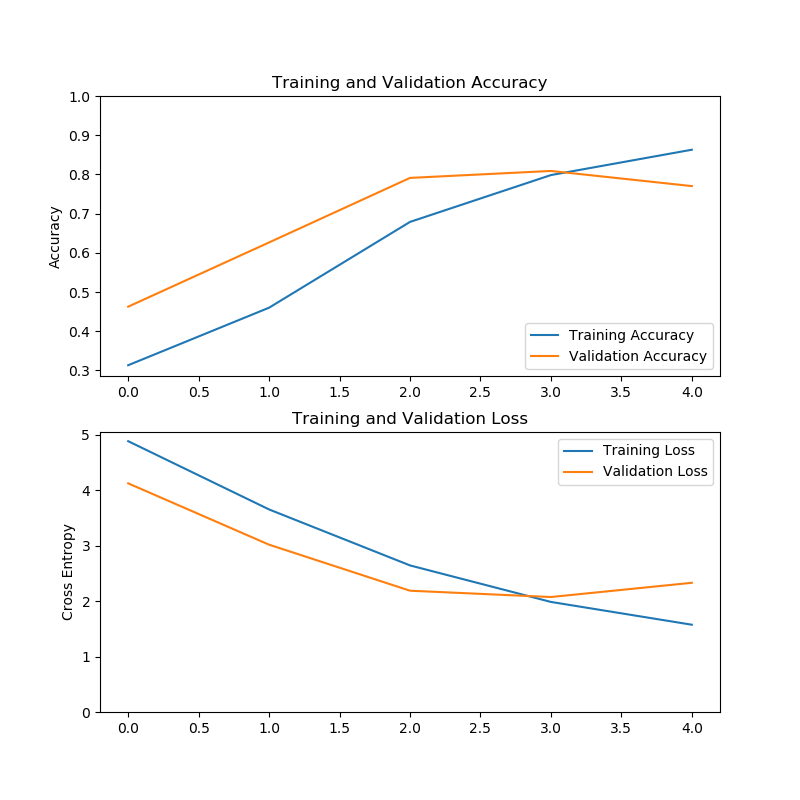

Python code for this plot:
from PIL import ImageFile
from keras import Sequential, Model
from keras.applications import MobileNetV2
from keras.callbacks import EarlyStopping, TensorBoard, ModelCheckpoint, History
from keras.layers import Dense, Flatten, Dropout, GlobalAveragePooling2D
from keras.optimizers import RMSprop
from keras.regularizers import l2
from keras_preprocessing.image import ImageDataGenerator

import numpy as np
import matplotlib.pyplot as plt

from classifiers.lstm0 import NameGenerator

train_dir = "data/train/"
validation_dir = "data/validation/"

image_size = 160  # All images will be resized to 160x160
batch_size = 16

unique_name = NameGenerator().get_name()


def batch_generator(X_gen, Y_gen):
    while True:
        yield (X_gen.next(), Y_gen.next())


ImageFile.LOAD_TRUNCATED_IMAGES = True

# Rescale all images by 1./255 and apply image augmentation
train_datagen = ImageDataGenerator(
    shear_range=0.2,
    zoom_range=0.2,
    rotation_range=20,
    width_shift_range=0.2,
    height_shift_range=0.2,
    rescale=1. / 255)

validation_datagen = ImageDataGenerator(rescale=1. / 255)

# Flow training images in batches of 20 using train_datagen generator
train_generator = train_datagen.flow_from_directory(
    train_dir,
    target_size=(image_size, image_size),
    batch_size=batch_size,
    class_mode='categorical')

# Flow validation images in batches of 20 using test_datagen generator
validation_generator = validation_datagen.flow_from_directory(
    validation_dir,  # Source directory for the validation images
    target_size=(image_size, image_size),
    batch_size=batch_size,
    class_mode='categorical')

np.save(("%s_class_indices.npy" % unique_name), train_generator.class_indices)

IMG_SHAPE = (image_size, image_size, 3)
num_classes = len(train_generator.class_indices)

# Create the base model from the pre-trained model MobileNet V2
base_model = MobileNetV2(input_shape=IMG_SHAPE,
                         include_top=False,
                         weights='imagenet')
base_model.trainable = False

top_model = Sequential()
top_model.add(GlobalAveragePooling2D())
top_model.add(Dense(128, activation='relu', kernel_regularizer=l2(0.01)))
top_model.add(Dropout(0.5))
top_model.add(Dense(64, activation='relu', kernel_regularizer=l2(0.01)))
top_model.add(Dropout(0.5))
top_model.add(Dense(64, activation='relu', kernel_regularizer=l2(0.01)))
top_model.add(Dropout(0.5))
top_model.add(Dense(num_classes, activation='softmax', kernel_regularizer=l2(0.01)))
model = Model(input=base_model.input, output=top_model(base_model.output))
model.compile(optimizer=RMSprop(lr=0.0001),
              loss='categorical_crossentropy',
              metrics=['accuracy'])
# model.summary()

epochs = 100
steps_per_epoch = train_generator.n // batch_size
validation_steps = validation_generator.n // batch_size

callbacks = [EarlyStopping(monitor='val_loss',
                           min_delta=0,
                           patience=3,
                           verbose=0, mode='auto'),
             ModelCheckpoint(filepath=("%s-model-weights.h5" % unique_name), verbose=1, save_best_only=True),
             History(),
             TensorBoard(log_dir="logs/{}".format(unique_name))]

try:
    model.load_weights(("%s-model-weights.h5" % unique_name))
except OSError:
    pass

history = model.fit_generator(train_generator,
                              steps_per_epoch=steps_per_epoch,
                              epochs=epochs,
                              workers=4,
                              callbacks=callbacks,
                              validation_data=validation_generator,
                              validation_steps=validation_steps)

acc = history.history['acc']
val_acc = history.history['val_acc']

loss = history.history['loss']
val_loss = history.history['val_loss']

plt.figure(figsize=(8, 8))
plt.subplot(2, 1, 1)
plt.plot(acc, label='Training Accuracy')
plt.plot(val_acc, label='Validation Accuracy')
plt.legend(loc='lower right')
plt.ylabel('Accuracy')
plt.ylim([min(plt.ylim()), 1])
plt.title('Training and Validation Accuracy')

plt.subplot(2, 1, 2)
plt.plot(loss, label='Training Loss')
plt.plot(val_loss, label='Validation Loss')
plt.legend(loc='upper right')
plt.ylabel('Cross Entropy')
plt.ylim([0, max(plt.ylim())])
plt.title('Training and Validation Loss')
plt.savefig("%s-transfertrain.png" % unique_name)
plt.close()

base_model.trainable = True

# Let's take a look to see how many layers are in the base model
print("Number of layers in the base model: ", len(base_model.layers))

# Fine tune from this layer onwards
fine_tune_at = 100

# Freeze all the layers before the `fine_tune_at` layer
for layer in base_model.layers[:fine_tune_at]:
    layer.trainable = False

model.compile(loss='categorical_crossentropy',
              optimizer=RMSprop(lr=2e-5),
              metrics=['accuracy'])
# model.summary()

history_fine = model.fit_generator(train_generator,
                                   steps_per_epoch=steps_per_epoch,
                                   epochs=epochs,
                                   callbacks=callbacks,
                                   workers=4,
                                   validation_data=validation_generator,
                                   validation_steps=validation_steps)

model.save("new_model.h5")

acc += history_fine.history['acc']
val_acc += history_fine.history['val_acc']

loss += history_fine.history['loss']
val_loss += history_fine.history['val_loss']

plt.figure(figsize=(8, 8))
plt.subplot(2, 1, 1)
plt.plot(acc, label='Training Accuracy')
plt.plot(val_acc, label='Validation Accuracy')
plt.ylim([0.9, 1])
plt.plot([epochs - 1, epochs - 1], plt.ylim(), label='Start Fine Tuning')
plt.legend(loc='lower right')
plt.title('Training and Validation Accuracy')

plt.subplot(2, 1, 2)
plt.plot(loss, label='Training Loss')
plt.plot(val_loss, label='Validation Loss')
plt.ylim([0, 0.2])
plt.plot([epochs - 1, epochs - 1], plt.ylim(), label='Start Fine Tuning')
plt.legend(loc='upper right')
plt.title('Training and Validation Loss')
plt.savefig("%s-finetune.png" % unique_name)
plt.close()
